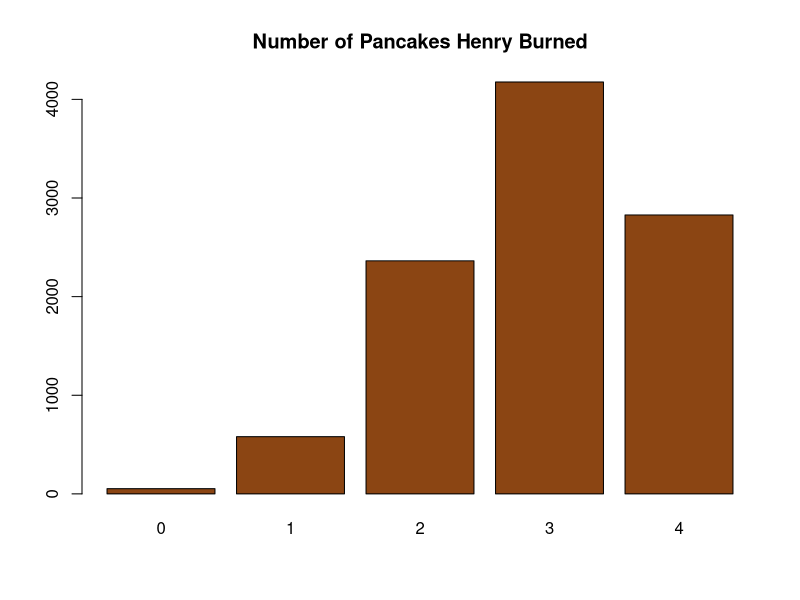
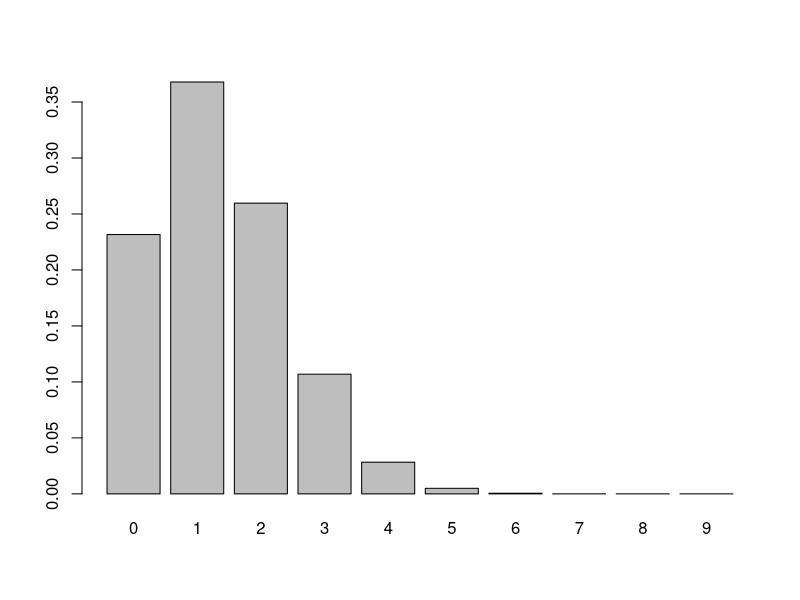

Reproduce these figures in R, in order.
## ---- chunk 1

#Make a list of 100 values where 13 are ones, and 87 are 0's:

mylist<-c(rep(1, 13), rep(0,87))
mylist

#the rep(a,b) command will make a vector that repeats a b times.
#the c puts the two vectors together to be one vector

#Randomly choose 1 value of the 100 values:

X<-sample(mylist, 1)
X
## ---- chunk 2

#Make a list of 1000 values where 22 are ones, and 978 are 0's:

mylist<-c(rep(1, 22), rep(0,978))


#the rep(a,b) command will make a vector that repeats a b times.
#the c puts the two vectors together to be one vector

#Randomly choose 500 value of the 1000 values with replacement (aka independently):

Y<-sample(mylist, 500, replace=TRUE)

mean(Y)
## ---- chunk 3

#Make a list of 1000 values where 22 are ones, and 978 are 0's:

mylist<-c(rep(1, 22), rep(0,978))


#the rep(a,b) command will make a vector that repeats a b times.
#the c puts the two vectors together to be one vector

#Randomly choose 500 value of the 1000 values with replacement (aka independently):

Y<-sample(mylist, 1000000, replace=TRUE)

mean(Y)
## ---- chunk 4

#Make a list of 100 values where 13 are ones, and 87 are 0's:

mylist<-c(rep(1, 73), rep(0,27))


#the rep(a,b) command will make a vector that repeats a b times.
#the c puts the two vectors together to be one vector

#Randomly choose 4 value of the 100 values with replacement (aka independently)

Bern.Trials.4<-sample(mylist, 4, replace=TRUE)

Bern.Trials.4

X<-sum(Bern.Trials.4)  #Adding up the 4 Independent Bernoulli Trials to get my Binomial variable
X
## ---- chunk 5

#Make a list of 100 values where 13 are ones, and 87 are 0's:

mylist<-c(rep(1, 73), rep(0,27))


#the rep(a,b) command will make a vector that repeats a b times.
#the c puts the two vectors together to be one vector

#Randomly choose 4 value of the 100 values with replacement (aka independently)

number.burned<-NULL #making an empty list
n.days<-10000  #number of days Henry makes pancakes

for (i in 1:n.days){

  Bern.Trials.4<-sample(mylist, 4, replace=TRUE)
  X<-sum(Bern.Trials.4)  #Adding up the 4 Independent Bernoulli Trials to get my Binomial variable
  number.burned<-c(number.burned, X)
}

table(number.burned)/n.days

barplot(table(number.burned),names.arg=c(0,1,2,3,4), main="Number of Pancakes Henry Burned", col="chocolate4")  
## ---- chunk 6
dbinom(3, 9, .15)
pbinom(3, 9, .15)
rbinom(3, 9, .15)
## ---- chunk 7

n<- 9 # number of trials
p<- .15 # probability of success for each trial
barplot(dbinom(0:n,n,p), names.arg=0:n)

